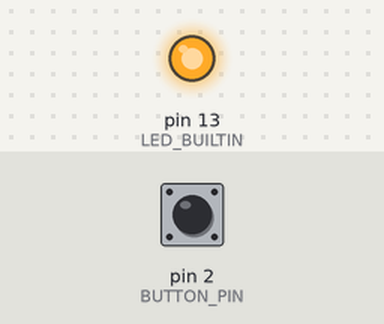
Bench run of a program on a simulated Arduino Leonardo, built with avr-gcc and run on an emulated ATmega32U4. Shown: output pins drawn as LEDs (lit = HIGH). Inputs (shaded band) come from the test bench; at power-on: pin 2 (BUTTON_PIN) HIGH.

Above: at 1.2 s.
1.3 s: pin 2 (BUTTON_PIN) pulled LOW for 3.2 s
At 5.1 s:
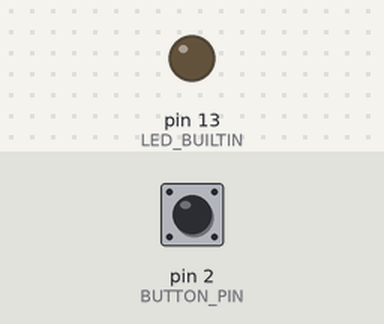
6.0 s: pin 2 (BUTTON_PIN) pulled LOW for 0.15 s
At 6.4 s:
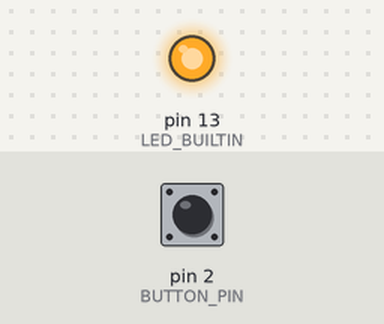
Timing chart, 0 to 9.0 s (numbered marks = the images above; inputs shaded):
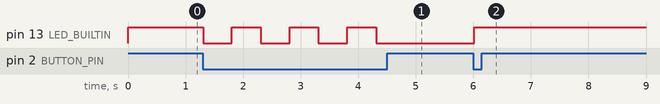

Measured:
- after the input at 1.3 s, pin 13 (LED_BUILTIN): alternates HIGH for 0.50 s and LOW for 0.50 s, 7 changes in all, then stays LOW, starting at once
- after the input at 6.0 s, pin 13 (LED_BUILTIN): LOW → HIGH at once

The program:

main.cpp
```cpp
#include <Arduino.h>
#include <Mouse.h>

const int BUTTON_PIN = 2;
const int BUTTON_PUSH_INTERVAL = 500; // millisecond
const int LOOP_DELAY = 20;
const int MOUSE_MOVE_DISTANCE = 200; // pixel
const int MOUSE_MOVE_SPEED = 1000;   // millisecond

enum MouseMode
{
    Horizontal = 0,
    Vertical = 1,
    Clockwise = 2,
    Counterclockwise = 3,
    ModeMax
};

void setupLed()
{
    pinMode(LED_BUILTIN, OUTPUT);
}

void setupButton()
{
    pinMode(BUTTON_PIN, INPUT_PULLUP);
    Serial.begin(9600);
}

void setupAutoMouse()
{
    Mouse.begin();
}

void setup()
{
    // put your setup code here, to run once:
    setupLed();
    setupButton();
}

void turnLed(bool on)
{
    if (on)
    {
        digitalWrite(LED_BUILTIN, HIGH);
    }
    else
    {
        digitalWrite(LED_BUILTIN, LOW);
    }
}

bool isButtonPushed()
{
    static unsigned long lastTimePushed = 0;
    int buttonStatus = digitalRead(BUTTON_PIN);
    if (buttonStatus == LOW)
    {
        unsigned long currentTime = millis();
        if (currentTime - lastTimePushed >= BUTTON_PUSH_INTERVAL || currentTime < lastTimePushed)
        {
            lastTimePushed = currentTime;
            return true;
        }
    }

    return false;
}

/*
 * Move mouse in a straight line.
 */
void moveMouseStraight(bool on, bool horizontal)
{
    static int delta = int(float(MOUSE_MOVE_DISTANCE) / (float(MOUSE_MOVE_SPEED) / float(LOOP_DELAY)));
    static int x = 0;
    static int y = 0;
    static bool positiveDirection = true;

    if (!on)
    {
        return;
    }

    int xdelta = horizontal ? delta : 0;
    int ydelta = horizontal ? 0 : delta;

    if (positiveDirection)
    {
        Mouse.move(xdelta, ydelta, 0);
        x += xdelta;
        y += ydelta;
        if ((horizontal && x >= MOUSE_MOVE_DISTANCE) || (!horizontal && y >= MOUSE_MOVE_DISTANCE))
        {
            positiveDirection = false;
        }
    }
    else
    {
        Mouse.move(0 - xdelta, 0 - ydelta, 0);
        x -= xdelta;
        y -= ydelta;
        if ((horizontal && x <= 0) || (!horizontal && y <= 0))
        {
            positiveDirection = true;
        }
    }
}

void moveMouseCircle(bool on, bool clockwise)
{
    const float deltaAngle = float(360) / (float(MOUSE_MOVE_SPEED) / float(LOOP_DELAY));
    const int radius = MOUSE_MOVE_DISTANCE / 4;
    static float angle = 0.0;
    static int x = radius;
    static int y = 0;

    if (!on)
    {
        return;
    }

    angle += clockwise ? 0 - deltaAngle : deltaAngle;
    int newX = int(cos(angle) * float(radius));
    int newY = int(sin(angle) * float(radius));

    Mouse.move(newX - x, newY - y, 0);
    x = newX;
    y = newY;
}

void loop()
{
    // put your main code here, to run repeatedly:
    static bool on = true;
    static MouseMode mouseMode = Horizontal;
    static bool once = true;

    if (once)
    {
        once = false;
        turnLed(on);
    }

    if (isButtonPushed())
    {
        on = !on;
        turnLed(on);
        if (on)
        {
            mouseMode = MouseMode((mouseMode + 1) % ModeMax);
        }
    }

    switch (mouseMode)
    {
    case Horizontal:
        moveMouseStraight(on, true);
        break;
    case Vertical:
        moveMouseStraight(on, false);
        break;
    case Clockwise:
        moveMouseCircle(on, true);
        break;
    case Counterclockwise:
        moveMouseCircle(on, false);
        break;
    }

    delay(LOOP_DELAY);
}
```
